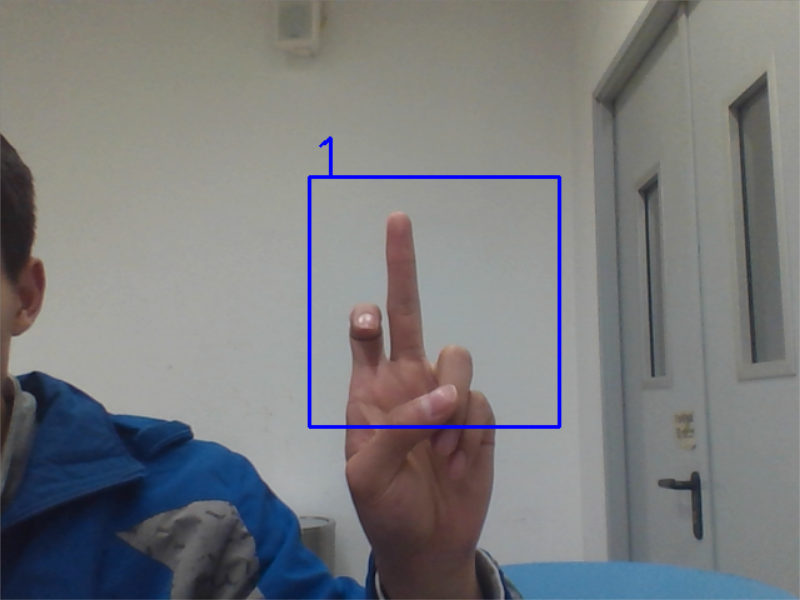
#> input picture 001.png, 800 x 600 px
$ python -i scripts.py   (imports and definitions only)
#> lines starting #> are read from the running program, lines starting #| are printed output that depends on the picture; after the words box and inside, x2 and y2 are one past the last pixel; in counts of white or black regions, pixels touching at a corner belong together
#> further down, picture is the input picture: shape (600, 800, 3); mean B, G, R 125.1, 123, 121.8
# Some support functions
import cv2 as cv
import numpy as np

def skinDetect(frame):
	hsv=cv.cvtColor(frame,cv.COLOR_BGR2HSV)

	# 设定阈值
	lower1=np.array([0,51,50]) # [0,51,120]
	upper1=np.array([13,153,255]) # [13,153,255]
	lower2=np.array([189,51,50]) # [167,51,120]
	upper2=np.array([180,153,255]) # [180,153,255]

	# 根据阈值构建掩模
	mask1=cv.inRange(hsv,lower1,upper1)
	mask2=cv.inRange(hsv,lower2,upper2)
	mask=cv.bitwise_or(mask1,mask2)

	return mask

def binaryMask(frame):
    # print('use binaryMask model ...')
    minValue = 70
    # 获取灰度图像
    gray = cv.cvtColor(frame, cv.COLOR_BGR2GRAY)
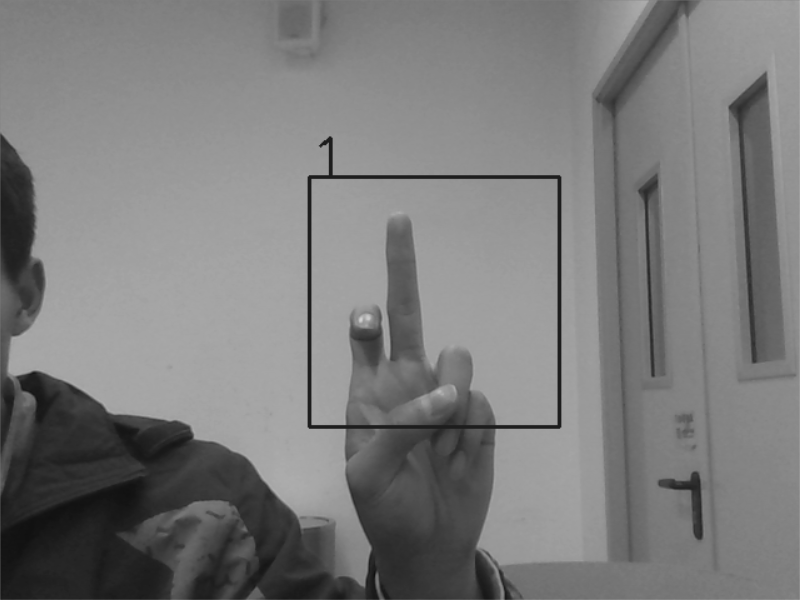
#> gray: shape (600, 800); min 13, max 208, mean 123
    # 高斯模糊:高斯滤波器中像素的权重与其距中心像素的距离成比例

    blur = cv.GaussianBlur(gray, (5, 5), 2) #(9,9)

    # 图像的二值化提取目标,动态自适应的调整属于自己像素点的阈值，而不是整幅图像都用一个阈值
    th3 = cv.adaptiveThreshold(blur, 255, cv.ADAPTIVE_THRESH_GAUSSIAN_C, cv.THRESH_BINARY_INV, 11, 2) #17
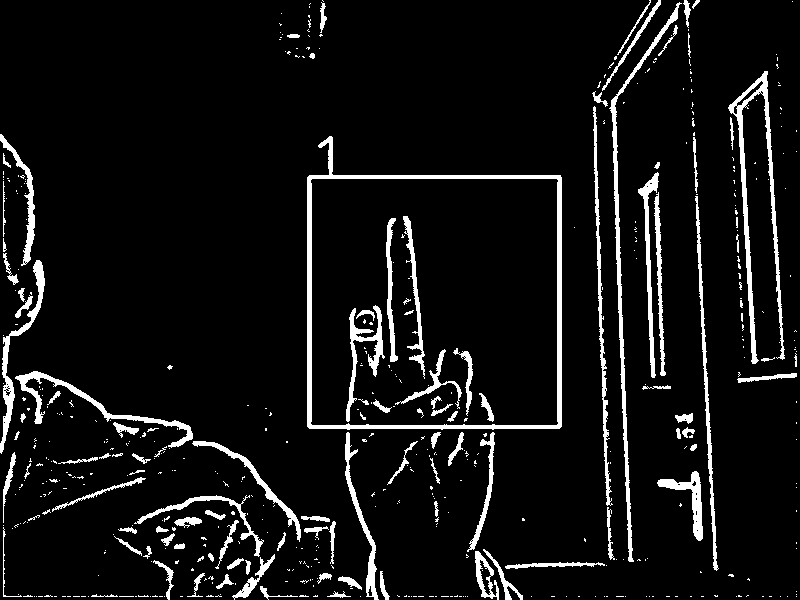
#> th3: shape (600, 800); 7.3% white; 520 white regions (407 under 20 px), largest, box (x1, y1, x2, y2) and area: (307, 136, 562, 430) 4726, (728, 71, 785, 364) 2640, (609, 2, 682, 562) 2315
    ret, res = cv.threshold(th3, minValue, 255, cv.THRESH_BINARY_INV + cv.THRESH_OTSU)
#> ret = 0
    return res

class imgSaver():
	__TRAINING_PATH = 'F:/Machine Learning/Gestures/Training Set New/'
	__TESTING_PATH = 'F:/Machine Learning/Gestures/Testing Set New/'
	__NEWSET_PATH = 'F:/Machine Learning/Gestures/new_dataset/'
	__path={'train':__TRAINING_PATH, 'test':__TESTING_PATH, 'new':__NEWSET_PATH}
	__ops=''
	__fid=None
	__index=9850
	def __init__(self, args, start_index = None):
		self.__ops = args
		self.__fid = open(self.__path[self.__ops]+'list.csv', 'a')
		if(start_index != None):
			self.__index = start_index

	def __del__(self):
		self.__fid.close()

	def save(self, img, lable):
		cv.imwrite(self.__path[self.__ops] + str(self.__index) + '.png', img)
		self.__fid.write(self.__path[self.__ops] + str(self.__index)  + '.png,' + str(lable) + '\n')
		self.__index = self.__index + 1


class myFilter():
	__array=[]
	__length=0
	__weight=[]

	def __init__(self, array, weight):
		self.__array=array
		self.__length=len(self.__array)
		self.__weight=weight

	def attach(self, x):
		self.__array.pop(0)
		self.__array.append(x)
		sum=0
		for i in range(self.__length):
			sum=sum + self.__array[i]*self.__weight[i]
		return int(sum)

>>> import cv2
>>> picture = cv2.imread('../../001.png')
>>> result = binaryMask(picture)

$ run again, on 004.png
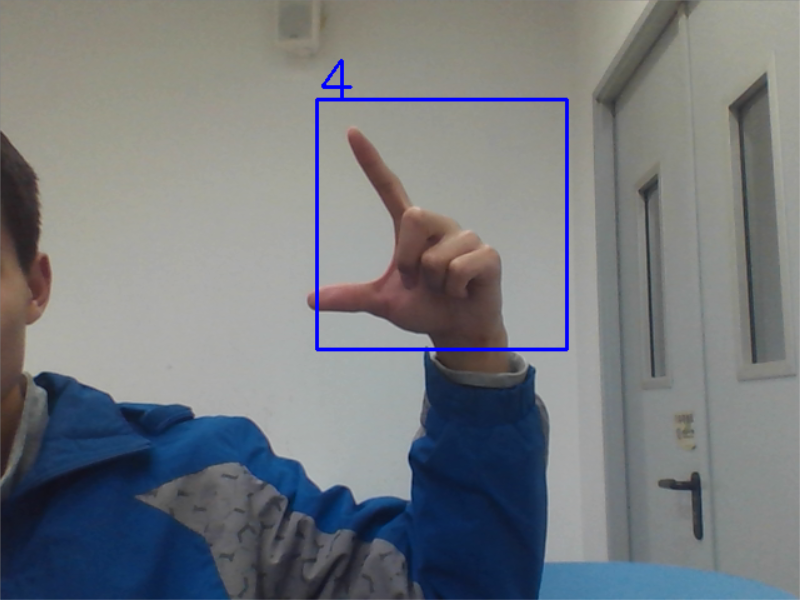
#> input picture 004.png, 800 x 600 px
#> picture is the input picture: shape (600, 800, 3); mean B, G, R 126.1, 121.8, 117.9
#> in binaryMask, `gray = cv.cvtColor(frame, cv.COLOR_BGR2GRAY)`:
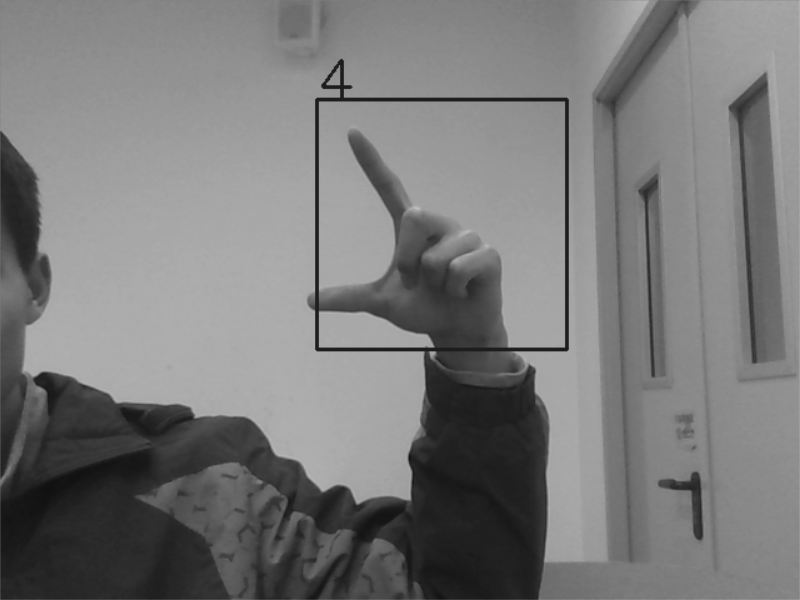
#> gray: shape (600, 800); min 13, max 190, mean 121.2
#> in binaryMask, `th3 = cv.adaptiveThreshold(blur, 255, cv.ADAPTIVE_THRESH_GAUSSIAN_C, c..`:
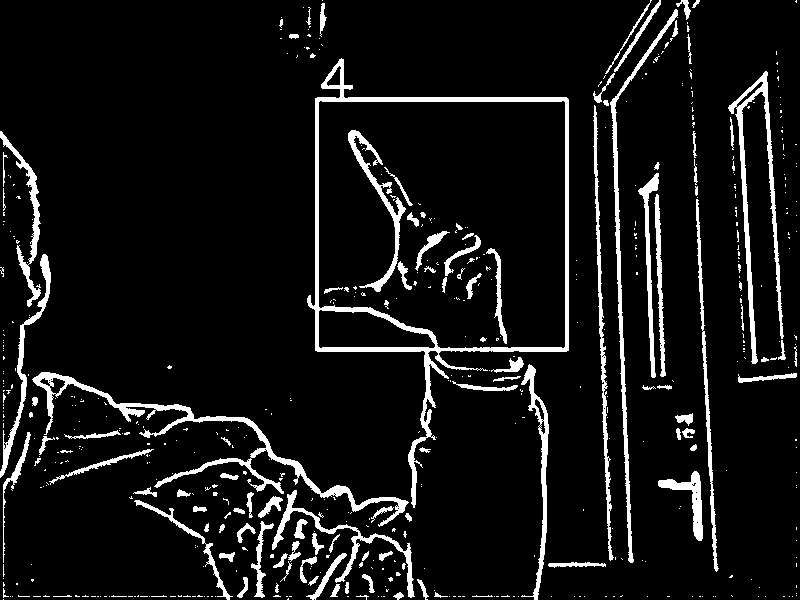
#> th3: shape (600, 800); 8.1% white; 541 white regions (429 under 20 px), largest, box (x1, y1, x2, y2) and area: (307, 58, 569, 508) 6611, (32, 372, 409, 527) 4001, (728, 71, 784, 364) 2577
#> ret = 0
